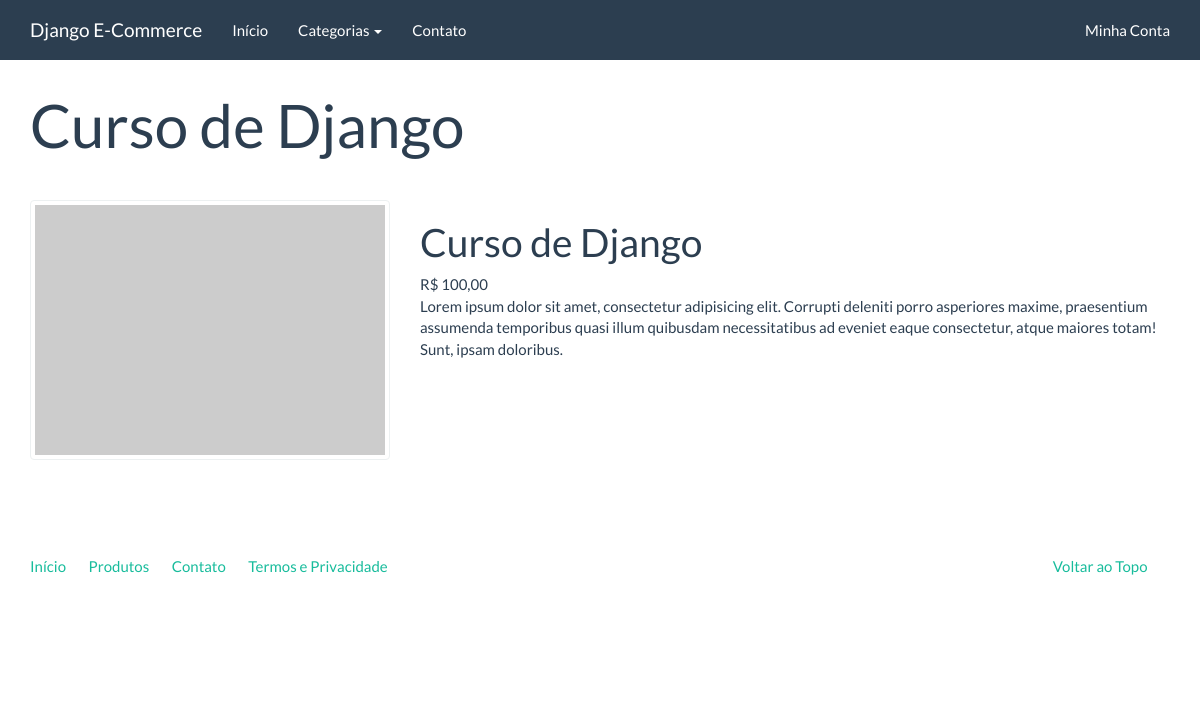
The page /catalogo/produtos/curso-de-django on the database its author committed.
### catalog/models.py (models this page shows)
class Product(models.Model):
    name = models.CharField('Nome', max_length=100)
    slug = models.SlugField('Identificador', max_length=100)
    category = models.ForeignKey("catalog.Category", verbose_name='Categoria', on_delete=models.CASCADE)
    description = models.TextField('Descrição', blank=True)
    price = models.DecimalField('Preço', max_digits=10, decimal_places=2)
    created = models.DateTimeField('Criado em', auto_now_add=True)
    modified = models.DateTimeField('Modificado em', auto_now=True)
    class Meta:
        verbose_name = 'Produto'
        verbose_name_plural = 'Produtos'
        ordering = ['name']
    def __str__(self) -> str:
        return self.name

### catalog/views.py (the view)
# urls.py: path("produtos/<str:slug_product>", product, name='catalogo')
def product(request, slug_product):
    context = {
        'product': Product.objects.get(slug=slug_product),
    }
    return render(request, 'catalog/product.html', context)

### catalog/context_process.py (called while the page is built)
def categories(request):
    return {
        'categories': Category.objects.all()
    }

### catalog/templates/catalog/product.html (shortened to what this page needs)
{% extends "base.html" %}
{% block container %}
<div class="page-header">
    <h1>{{product}}</h1>
  </div>
  <div class="row">
    <div class="col-sm-4">
        <a href="#" class="thumbnail">
            <img src="http://placehold.it/350x250" alt="" />
        </a>
    </div>
    <div class="col-sm-8">
      <h1>{{product}}</h1>
      <span class="mt-4 mb-4">R$ {{product.price}}</span>
      <p>{{product.description}}</p>
    </div>
  </div>
{% endblock  %}

### rows shown on the page
Product: name "Curso de Django", price "100,00", description "Lorem ipsum dolor sit amet, consectetur adipisicing elit. Corrupti deleniti porro asperiores maxime, praesentium assumenda temporibus quasi illum quibusdam necessitatibus ad eveniet eaque consectetur, atque maiores totam! Sunt, ipsam doloribus."
